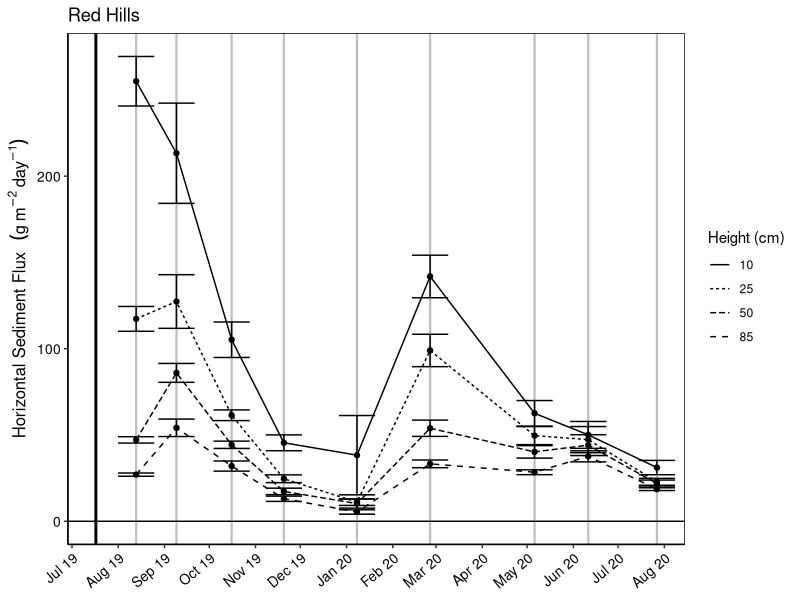
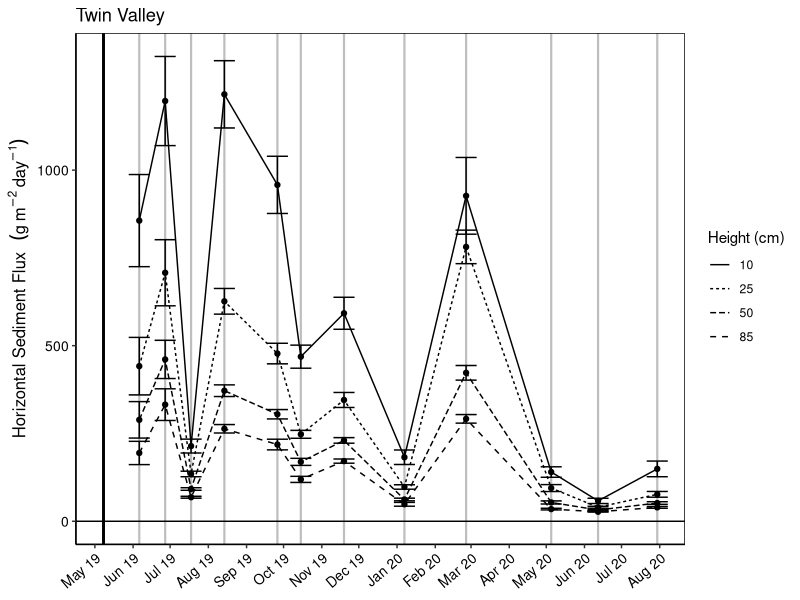

Source code (R) for these figures, in order:
#Import your data sheet from DIMA as is

rh_flux_hgt <- readxl::read_excel("RedHills_DIMA_Flux_output_Dec2020.xlsx", sheet = "Aeolian")

head(rh_flux_hgt)

### lets create a function????

nwern_graphing = function(x, do.NULL = TRUE)
{
  if (is.data.frame(x))
  x[,c(2,5,9,11,12,13)] = NULL
  colnames(x) [c(3:7)] = c("Height (cm)", "Deployed", "Collected", "Weight", "Flux_cm2")
  
  #This helps with graphing later
  x$Collected = as.Date(x$Collected)
  
  #create column to scale flux to g/m2/day
  x$flux_m = x$Flux_cm2 * 10000

  library(dplyr)
  
  x_block = x %>%
    tidyr::separate("Location", into = c("block", "num"), sep = 1) %>%
    group_by(Site, Collected, Deployed, `Height (cm)`, block) %>%
    summarise(flux_m2 = mean(flux_m,  na.rm = T))
  
  flux_graph = x_block %>%
    group_by(Site, Deployed, Collected, `Height (cm)`) %>%
    summarise(
      Flux_m2 = mean(flux_m2,  na.rm = T),
      sd.flux = sd(flux_m2, na.rm = T),
      se.flux = sd(flux_m2, na.rm=T)/sqrt(length(flux_m2[!is.na(flux_m2)])))
  
  flux_graph$`Height (cm)` = as.factor(flux_graph$`Height (cm)`)
  
  dates_collect = data.frame(site = rep(flux_graph$Site), date = flux_graph$Collected, deploy = flux_graph$Deployed)
  mind = min(as.Date(flux_graph$Deployed))
  maxd = max(as.Date(flux_graph$Collected))
  
  library(ggplot2)
  
  graph = ggplot(data = flux_graph, aes(x = Collected, y = Flux_m2)) +
    geom_vline(aes(xintercept = date), data = dates_collect, linetype = "solid", color = "grey", size = 0.75) +
    geom_vline(aes(xintercept = mind), size = 1) +
    geom_hline(aes(yintercept = 0)) +
    coord_cartesian(xlim = c(mind, maxd), expand = TRUE) +
    geom_line(size = 0.5, aes(linetype = `Height (cm)`)) +
    geom_point() +
    geom_errorbar(aes(ymin = if_else(Flux_m2 - se.flux < 0, 0, Flux_m2 - se.flux), ymax = Flux_m2 + se.flux)) +
    labs(title = x$Site, y = expression("Horizontal Sediment Flux" ~~~ (g ~ m^{-2} ~ day^{-1}))) +
    scale_x_date(date_labels = "%b %y",
                 date_breaks = "1 month") +
    theme_classic() +
    theme(axis.text.y = element_text(size = 10, color = "black"),
          axis.title.y = element_text(size = 12, color = 'black'),
          axis.text.x = element_text(angle = 40, hjust = 1, size = 10, color = "black"),
          axis.title.x = element_blank(),
          strip.text = element_text(size = 12),
          panel.border = element_rect(colour = "black", fill=NA, size=0.5))
  
  return(graph)
}

nwern_graphing(x = rh_flux_hgt)

tv_flux_hgt <- readxl::read_excel("TwinValley_DIMA_Flux_output_Dec2020.xlsx", sheet = "Aeolian")

nwern_graphing(x = tv_flux_hgt)
